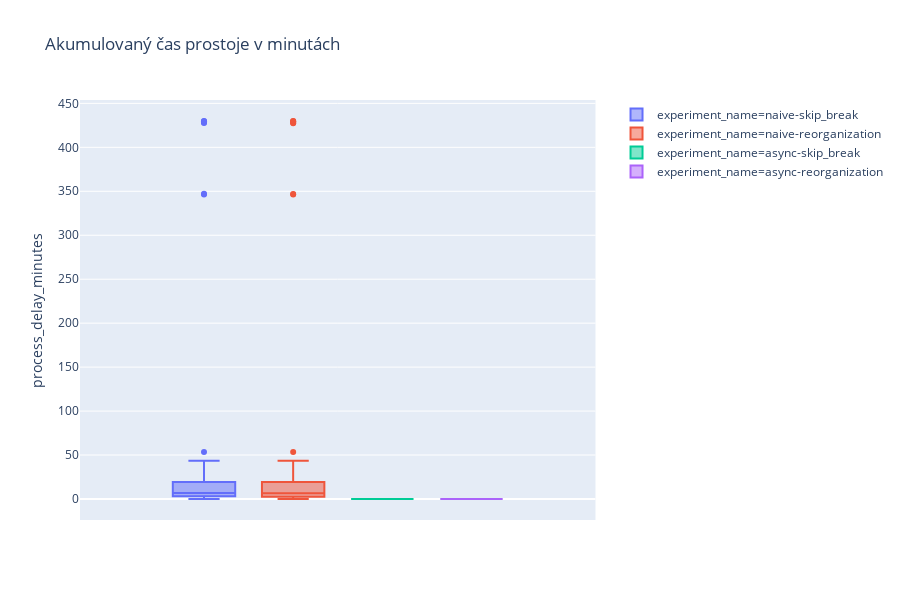

The cell this chart's notebook holds for it:
### Code cell
px.box(df, y='process_delay_minutes', color='experiment_name', title='Akumulovaný čas prostoje v minutách')

### Figure 1 — Plotly figure (JSON) as saved in the notebook; plotly's stock layout.template omitted (floating-point values rounded to 4 significant figures)
{"data": [{"alignmentgroup": "True", "hoverlabel": {"namelength": 0}, "hovertemplate": "experiment_name=naive-skip_break<br>process_delay_minutes=%{y}", "legendgroup": "experiment_name=naive-skip_break", "marker": {"color": "#636efa"}, "name": "experiment_name=naive-skip_break", "notched": false, "offsetgroup": "experiment_name=naive-skip_break", "orientation": "v", "showlegend": true, "type": "box", "x0": " ", "xaxis": "x", "y": [0, 0, 0, 428.1, 427.5, 346.3, 430.0, 347.1, 429.6, 429.2, 19.2, 43.39, 25.69, 0, 16.77, 14.0, 13.1, 30.33, 53.55, 42.2, 10.5, 12.38, 6.808, 11.74, 0, 8.608, 11.96, 6.275, 11.22, 12.71, 3.079, 2.999, 4.682, 6.327, 6.93, 0.7515, 4.67, 8.471, 5.034, 5.178, 3.424, 2.291, 1.631, 4.027, 2.734, 0.5395, 3.485, 2.225, 2.13, 2.996], "y0": " ", "yaxis": "y"}, {"alignmentgroup": "True", "hoverlabel": {"namelength": 0}, "hovertemplate": "experiment_name=naive-reorganization<br>process_delay_minutes=%{y}", "legendgroup": "experiment_name=naive-reorganization", "marker": {"color": "#EF553B"}, "name": "experiment_name=naive-reorganization", "notched": false, "offsetgroup": "experiment_name=naive-reorganization", "orientation": "v", "showlegend": true, "type": "box", "x0": " ", "xaxis": "x", "y": [0, 0, 0, 428.0, 427.5, 346.3, 429.9, 347.0, 429.5, 429.1, 19.2, 43.39, 25.69, 0, 16.73, 13.95, 13.06, 30.21, 53.47, 42.2, 10.39, 12.38, 5.279, 11.7, 0, 8.299, 11.84, 6.275, 11.22, 12.68, 3.002, 2.999, 4.586, 6.278, 6.891, 0.567, 4.559, 8.471, 5.034, 5.129, 2.641, 2.219, 1.631, 3.814, 2.695, 0, 3.362, 2.188, 2.13, 2.947], "y0": " ", "yaxis": "y"}, {"alignmentgroup": "True", "hoverlabel": {"namelength": 0}, "hovertemplate": "experiment_name=async-skip_break<br>process_delay_minutes=%{y}", "legendgroup": "experiment_name=async-skip_break", "marker": {"color": "#00cc96"}, "name": "experiment_name=async-skip_break", "notched": false, "offsetgroup": "experiment_name=async-skip_break", "orientation": "v", "showlegend": true, "type": "box", "x0": " ", "xaxis": "x", "y": [0, 0, 0, 0, 0, 0, 0, 0, 0, 0, 0, 0, 0, 0, 0, 0, 0, 0, 0, 0, 0, 0, 0, 0, 0, 0, 0, 0, 0, 0, 0, 0, 0, 0, 0, 0, 0, 0, 0, 0, 0, 0, 0, 0, 0, 0, 0, 0, 0, 0], "y0": " ", "yaxis": "y"}, {"alignmentgroup": "True", "hoverlabel": {"namelength": 0}, "hovertemplate": "experiment_name=async-reorganization<br>process_delay_minutes=%{y}", "legendgroup": "experiment_name=async-reorganization", "marker": {"color": "#ab63fa"}, "name": "experiment_name=async-reorganization", "notched": false, "offsetgroup": "experiment_name=async-reorganization", "orientation": "v", "showlegend": true, "type": "box", "x0": " ", "xaxis": "x", "y": [0, 0, 0, 0, 0, 0, 0, 0, 0, 0, 0, 0, 0, 0, 0, 0, 0, 0, 0, 0, 0, 0, 0, 0, 0, 0, 0, 0, 0, 0, 0, 0, 0, 0, 0, 0, 0, 0, 0, 0, 0, 0, 0, 0, 0, 0, 0, 0, 0, 0], "y0": " ", "yaxis": "y"}], "layout": {"boxmode": "group", "height": 600, "legend": {"tracegroupgap": 0}, "title": {"text": "Akumulovaný čas prostoje v minutách"}, "xaxis": {"anchor": "y", "domain": [0, 0.98]}, "yaxis": {"anchor": "x", "domain": [0, 1], "title": {"text": "process_delay_minutes"}}}}
